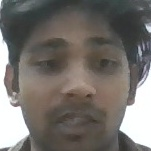
#> input picture temp.jpg, 151 x 151 px
$ python -i motion_detection_module.py   (imports and definitions only)
#> lines starting #> are read from the running program, lines starting #| are printed output that depends on the picture
import cv2

class MotionDetector:
    def __init__(self):
        self.prev_frame = None

    def detect(self, frame):
        gray = cv2.cvtColor(frame, cv2.COLOR_BGR2GRAY)
        gray = cv2.GaussianBlur(gray, (21, 21), 0)

        if self.prev_frame is None:
            self.prev_frame = gray
            return False

        frame_diff = cv2.absdiff(self.prev_frame, gray)
        thresh = cv2.threshold(frame_diff, 30, 255, cv2.THRESH_BINARY)[1]
        thresh = cv2.dilate(thresh, None, iterations=2)

        contours, _ = cv2.findContours(thresh, cv2.RETR_EXTERNAL, cv2.CHAIN_APPROX_SIMPLE)

        self.prev_frame = gray

        for contour in contours:
            if cv2.contourArea(contour) > 8000:   # 🔥 FIXED
                return True

        return False

>>> import cv2
>>> picture = cv2.imread('temp.jpg')
#> picture is the input picture: shape (151, 151, 3); mean B, G, R 106.8, 111.4, 116.1
>>> result = MotionDetector().detect(picture)
#> in detect, `gray = cv2.GaussianBlur(gray, (21, 21), 0)`:
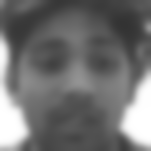
#> gray: shape (151, 151); min 51, max 255, mean 112.2
#> result = False
